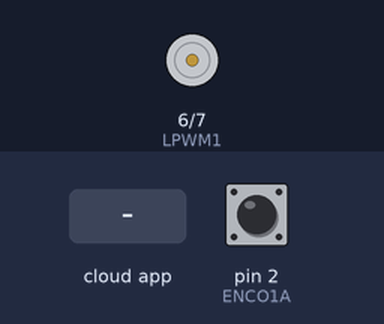
The sketch below on a simulated Arduino Uno, built with avr-gcc and run on an emulated ATmega328P. Parts: motor-driver pin pairs drawn as motors (green arrow = first pin HIGH = forward, orange = second pin HIGH = backward, longer = more drive). The test bench sets the inputs (shaded band); at power-on: pin 2 (ENCO1A) HIGH. The ROS host is connected and sends only what is stated.

Above: at 1.2 s.
1.3 s: the phone or cloud app sets pwm_values to 180
At 1.7 s:
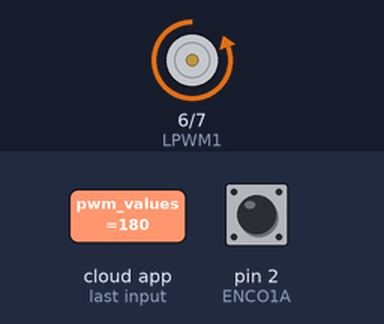
2.8 s: the phone or cloud app sets pwm_values to 45
At 3.2 s:
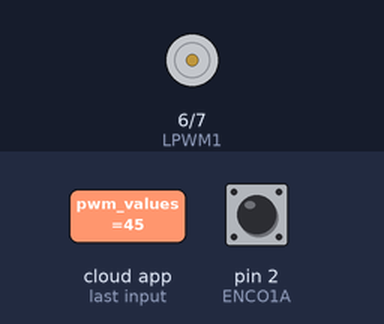
Timing chart, 0 to 5.8 s (numbered marks = the images above; inputs shaded):
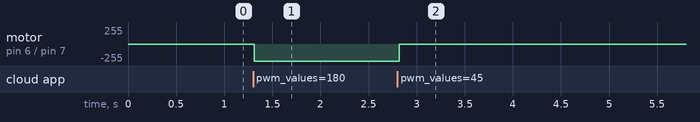

Measured:
- after the input at 1.3 s, motor on pin 6 (LPWM1) / pin 7 (RPWM1): stopped → backward 255/255 at once
- after the input at 2.8 s, motor on pin 6 (LPWM1) / pin 7 (RPWM1): backward 255/255 → stopped at once

The sketch:

motor2.ino
```cpp
// publish motor value and encoder value
#include <ros.h>
#include <std_msgs/Float32.h>
#include <std_msgs/Int64.h>
#include <std_msgs/Int16.h>

//MOTOR1
#define RPWM1 7
#define LPWM1 6

//ENCO MOTOR1
#define ENCO1A 2
#define ENCO1B 3

volatile int64_t encoderPos = 0;

ros::NodeHandle nh;
std_msgs::Int64 encoder;
ros::Publisher encoderValue("encoderValue", &encoder);

void pwm_input(const std_msgs::Int16 &pwm_value) {
  int pwm = 0;
  pwm = pwm_value.data;

  if (pwm > 0) {
    motorGo(RPWM1, pwm);
  }
  else {
    motorGo(LPWM1, pwm);
  }
}

ros::Subscriber<std_msgs::Int16> pwm("pwm_values", &pwm_input);

void setup() {
  nh.initNode();
  nh.advertise(encoderValue);
  nh.subscribe(pwm);

  pinMode (ENCO1A, INPUT_PULLUP);
  pinMode (ENCO1B, INPUT_PULLUP);
  attachInterrupt (digitalPinToInterrupt (ENCO1A), readEncoder, RISING);

  TCCR1B = TCCR1B & 0b11111000 | 1;
}

void motorGo(int16_t direct, uint16_t pwm) {
  if (pwm > 0) {
    analogWrite(RPWM1, pwm);
    analogWrite(LPWM1, 0);
  }
  if (pwm < 0) {
    pwm = pwm * -1;
    analogWrite(RPWM1, 0);
    analogWrite(LPWM1, pwm);
  }
  return pwm;
}

void loop() {
  nh.loginfo("rosserial connection succesfully");
  encoder.data = encoderPos;
  encoderValue.publish(&encoder);

  nh.spinOnce();
  delay(100);
}

void readEncoder() {
  int b = digitalRead(ENCO1B);
  if (b > 0) {
    encoderPos++;
  }
  else {
    encoderPos--;
  }
}
```
